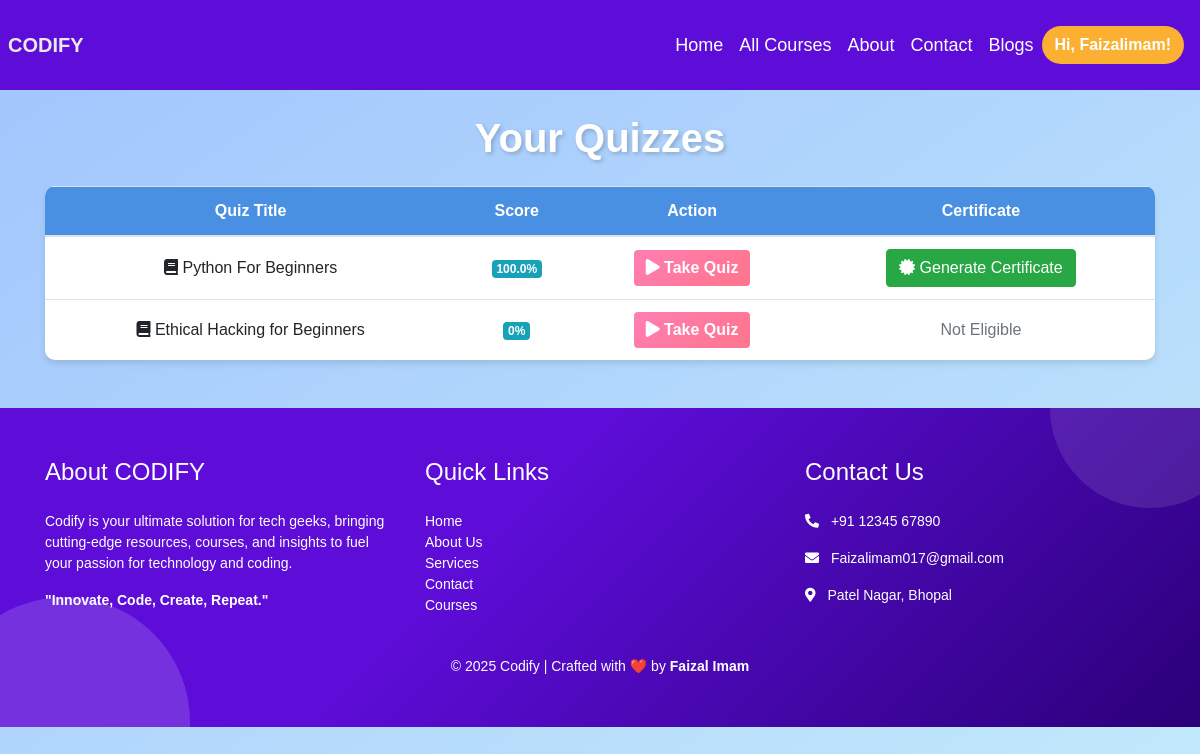
Page /user/quizzes (signed in) on the committed database.
### models.py (models this page shows)
class Quiz(Base):
    __tablename__ = 'quizzes'
    id = Column(Integer, primary_key=True)
    title = Column(String(100), nullable=False)
    created_at = Column(DateTime, server_default=func.now())
    course_id = Column(Integer, ForeignKey('courses.id', ondelete='CASCADE'), nullable=False)
    course = relationship('Course', back_populates='quizzes')
    questions = relationship('Question', back_populates='quiz', cascade="all, delete-orphan")
    user_progress = relationship('UserProgress', back_populates='quiz', cascade="all, delete-orphan")

class UserProgress(Base):
    __tablename__ = 'user_progress'
    id = Column(Integer, primary_key=True)
    user_id = Column(Integer, ForeignKey('users.id'), nullable=False)
    course_id = Column(Integer, ForeignKey('courses.id'), nullable=False, default=1)  # Default course ID
    quiz_id = Column(Integer, ForeignKey('quizzes.id'), nullable=False)
    lessons_completed = Column(Integer, default=0)
    quiz_score = Column(Float, default=0.0)
    questions_answered = Column(Integer, default=0)
    user = relationship('User', back_populates='progress')
    course = relationship('Course', back_populates='progress')
    quiz = relationship('Quiz')  # The relationship now works

### app.py (the view)
@app.route('/user/quizzes')
def user_quizzes():
    session_id = session.get('id')  # Get the current user's ID from the session
    username=session.get('username')
    quizzes = db_session.query(Quiz).all()  # Fetch all quizzes
    quizzes_with_progress = []
    for quiz in quizzes:
        progress = 0
        score = 0
        total_questions = len(quiz.questions)
        user_progress = db_session.query(UserProgress).filter_by(
            user_id=session_id, quiz_id=quiz.id
        ).first()
        if user_progress:
            score = user_progress.quiz_score
            progress = (user_progress.questions_answered / total_questions) * 100
        quizzes_with_progress.append({
            'id': quiz.id,
            'title': quiz.title,
            'score': score,
            'progress': progress
        })
    return render_template('user_quizzes.html', quizzes=quizzes_with_progress,username=username)

### templates/User_quizzes.html (shortened to what this page needs)
<!DOCTYPE html>
<html lang="en">
<head>
    <link rel="stylesheet" href="https://stackpath.bootstrapcdn.com/bootstrap/4.5.2/css/bootstrap.min.css">
    <link rel="stylesheet" href="https://cdnjs.cloudflare.com/ajax/libs/font-awesome/5.15.4/css/all.min.css">
</head>
<body>
    {% include 'nav.html' %}
    <div class="container">
        <h1 class="my-4">Your Quizzes</h1>
        <table class="table table-hover">
            <thead>
                <tr>
                    <th scope="col">Quiz Title</th>
                    <th scope="col">Score</th>
                    <th scope="col">Action</th>
                    <th scope="col">Certificate</th>
                </tr>
            </thead>
            <tbody>
                {% for quiz in quizzes %}
                <tr>
                    <td>
                        <i class="fas fa-book"></i> {{ quiz.title }}
                    </td>
                    <td>
                        <span class="badge badge-info">{{ quiz.score }}%</span>
                    </td>
                    <td>
                        <a href="{{ url_for('submit_quiz', quiz_id=quiz.id) }}" class="btn btn-primary">
                            <i class="fas fa-play"></i> Take Quiz
                        </a>
                    </td>
                    <td>
                        {% if quiz.score >= 70 %}
                        <a href="{{ url_for('certificate', quiz_id=quiz.id) }}" class="btn btn-success">
                            <i class="fas fa-certificate"></i> Generate Certificate
                        </a>
                        {% else %}
                        <span class="text-muted">Not Eligible</span>
                        {% endif %}
                    </td>
                </tr>
                {% endfor %}
            </tbody>
        </table>
    </div>
    {% include 'footer.html' %}
</body>
</html>

### templates/User_quizzes.html (style rules this page uses)
body { font-family: 'Poppins', sans-serif; background: linear-gradient(to bottom right, #a1c4fd, #c2e9fb); color: #333; min-height: 100vh; }
h1 { color: #fff; text-align: center; font-weight: bold; text-shadow: 2px 2px 4px rgba(0, 0, 0, 0.2); }
.table { background: #fff; border-radius: 10px; overflow: hidden; box-shadow: 0 4px 6px rgba(0, 0, 0, 0.1); }
.table th, .table td { vertical-align: middle; text-align: center; }
.table th { background-color: #4a90e2; color: #fff; }
.btn-primary { background: linear-gradient(135deg, #ff7eb3, #ff758c); border: none; color: #fff; font-weight: bold; transition: all 0.3s ease; }
.container { animation: fadeIn 1s ease-in-out; }

### rows in the picture
Quiz: title "Python For Beginners"
UserProgress: score "100.0"
Quiz: title "Ethical Hacking for Beginners", score "0", shows "Not Eligible"

### other values in the picture
{{ username }} "Faizalimam"
